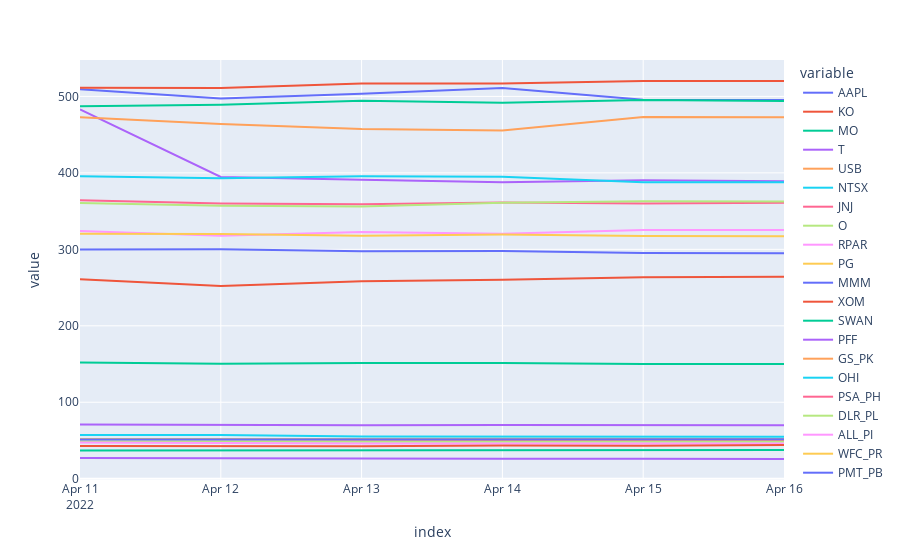

Write notebook code for a chart like this one.
### Code cell
fig = item_df.plot()
fig.show()

### Figure 1 — Plotly figure (JSON) as saved in the notebook; plotly's stock layout.template omitted (floating-point values rounded to 4 significant figures)
{"data": [{"hovertemplate": "variable=AAPL<br>index=%{x}<br>value=%{y}<extra></extra>", "legendgroup": "AAPL", "line": {"color": "#636efa", "dash": "solid"}, "marker": {"symbol": "circle"}, "mode": "lines", "name": "AAPL", "orientation": "v", "showlegend": true, "type": "scatter", "x": ["2022-04-11", "2022-04-12", "2022-04-13", "2022-04-14", "2022-04-15", "2022-04-16"], "xaxis": "x", "y": [509.4, 497.1, 503.4, 510.9, 495.5, 495.2], "yaxis": "y"}, {"hovertemplate": "variable=KO<br>index=%{x}<br>value=%{y}<extra></extra>", "legendgroup": "KO", "line": {"color": "#EF553B", "dash": "solid"}, "marker": {"symbol": "circle"}, "mode": "lines", "name": "KO", "orientation": "v", "showlegend": true, "type": "scatter", "x": ["2022-04-11", "2022-04-12", "2022-04-13", "2022-04-14", "2022-04-15", "2022-04-16"], "xaxis": "x", "y": [511.2, 511.1, 516.8, 516.8, 520.2, 520], "yaxis": "y"}, {"hovertemplate": "variable=MO<br>index=%{x}<br>value=%{y}<extra></extra>", "legendgroup": "MO", "line": {"color": "#00cc96", "dash": "solid"}, "marker": {"symbol": "circle"}, "mode": "lines", "name": "MO", "orientation": "v", "showlegend": true, "type": "scatter", "x": ["2022-04-11", "2022-04-12", "2022-04-13", "2022-04-14", "2022-04-15", "2022-04-16"], "xaxis": "x", "y": [487.0, 489.1, 494.3, 491.9, 495.3, 494.1], "yaxis": "y"}, {"hovertemplate": "variable=T<br>index=%{x}<br>value=%{y}<extra></extra>", "legendgroup": "T", "line": {"color": "#ab63fa", "dash": "solid"}, "marker": {"symbol": "circle"}, "mode": "lines", "name": "T", "orientation": "v", "showlegend": true, "type": "scatter", "x": ["2022-04-11", "2022-04-12", "2022-04-13", "2022-04-14", "2022-04-15", "2022-04-16"], "xaxis": "x", "y": [483, 394.6, 391.1, 387.8, 390.4, 389.2], "yaxis": "y"}, {"hovertemplate": "variable=USB<br>index=%{x}<br>value=%{y}<extra></extra>", "legendgroup": "USB", "line": {"color": "#FFA15A", "dash": "solid"}, "marker": {"symbol": "circle"}, "mode": "lines", "name": "USB", "orientation": "v", "showlegend": true, "type": "scatter", "x": ["2022-04-11", "2022-04-12", "2022-04-13", "2022-04-14", "2022-04-15", "2022-04-16"], "xaxis": "x", "y": [472.9, 464.0, 457.4, 455.6, 473.0, 472.8], "yaxis": "y"}, {"hovertemplate": "variable=NTSX<br>index=%{x}<br>value=%{y}<extra></extra>", "legendgroup": "NTSX", "line": {"color": "#19d3f3", "dash": "solid"}, "marker": {"symbol": "circle"}, "mode": "lines", "name": "NTSX", "orientation": "v", "showlegend": true, "type": "scatter", "x": ["2022-04-11", "2022-04-12", "2022-04-13", "2022-04-14", "2022-04-15", "2022-04-16"], "xaxis": "x", "y": [395.5, 392.9, 395.5, 395, 387.7, 387.7], "yaxis": "y"}, {"hovertemplate": "variable=JNJ<br>index=%{x}<br>value=%{y}<extra></extra>", "legendgroup": "JNJ", "line": {"color": "#FF6692", "dash": "solid"}, "marker": {"symbol": "circle"}, "mode": "lines", "name": "JNJ", "orientation": "v", "showlegend": true, "type": "scatter", "x": ["2022-04-11", "2022-04-12", "2022-04-13", "2022-04-14", "2022-04-15", "2022-04-16"], "xaxis": "x", "y": [364.2, 359.9, 359, 361.2, 360.1, 361], "yaxis": "y"}, {"hovertemplate": "variable=O<br>index=%{x}<br>value=%{y}<extra></extra>", "legendgroup": "O", "line": {"color": "#B6E880", "dash": "solid"}, "marker": {"symbol": "circle"}, "mode": "lines", "name": "O", "orientation": "v", "showlegend": true, "type": "scatter", "x": ["2022-04-11", "2022-04-12", "2022-04-13", "2022-04-14", "2022-04-15", "2022-04-16"], "xaxis": "x", "y": [360.6, 356.9, 356, 360.9, 362.9, 362.6], "yaxis": "y"}, {"hovertemplate": "variable=RPAR<br>index=%{x}<br>value=%{y}<extra></extra>", "legendgroup": "RPAR", "line": {"color": "#FF97FF", "dash": "solid"}, "marker": {"symbol": "circle"}, "mode": "lines", "name": "RPAR", "orientation": "v", "showlegend": true, "type": "scatter", "x": ["2022-04-11", "2022-04-12", "2022-04-13", "2022-04-14", "2022-04-15", "2022-04-16"], "xaxis": "x", "y": [324.1, 317.7, 322.6, 320.5, 325.4, 325.4], "yaxis": "y"}, {"hovertemplate": "variable=PG<br>index=%{x}<br>value=%{y}<extra></extra>", "legendgroup": "PG", "line": {"color": "#FECB52", "dash": "solid"}, "marker": {"symbol": "circle"}, "mode": "lines", "name": "PG", "orientation": "v", "showlegend": true, "type": "scatter", "x": ["2022-04-11", "2022-04-12", "2022-04-13", "2022-04-14", "2022-04-15", "2022-04-16"], "xaxis": "x", "y": [320.5, 320, 317.9, 319.4, 317.3, 317.1], "yaxis": "y"}, {"hovertemplate": "variable=MMM<br>index=%{x}<br>value=%{y}<extra></extra>", "legendgroup": "MMM", "line": {"color": "#636efa", "dash": "solid"}, "marker": {"symbol": "circle"}, "mode": "lines", "name": "MMM", "orientation": "v", "showlegend": true, "type": "scatter", "x": ["2022-04-11", "2022-04-12", "2022-04-13", "2022-04-14", "2022-04-15", "2022-04-16"], "xaxis": "x", "y": [299.6, 300.1, 297.6, 298.0, 295.2, 294.8], "yaxis": "y"}, {"hovertemplate": "variable=XOM<br>index=%{x}<br>value=%{y}<extra></extra>", "legendgroup": "XOM", "line": {"color": "#EF553B", "dash": "solid"}, "marker": {"symbol": "circle"}, "mode": "lines", "name": "XOM", "orientation": "v", "showlegend": true, "type": "scatter", "x": ["2022-04-11", "2022-04-12", "2022-04-13", "2022-04-14", "2022-04-15", "2022-04-16"], "xaxis": "x", "y": [260.9, 252, 258.3, 260.2, 263.6, 264.3], "yaxis": "y"}, {"hovertemplate": "variable=SWAN<br>index=%{x}<br>value=%{y}<extra></extra>", "legendgroup": "SWAN", "line": {"color": "#00cc96", "dash": "solid"}, "marker": {"symbol": "circle"}, "mode": "lines", "name": "SWAN", "orientation": "v", "showlegend": true, "type": "scatter", "x": ["2022-04-11", "2022-04-12", "2022-04-13", "2022-04-14", "2022-04-15", "2022-04-16"], "xaxis": "x", "y": [152, 150.3, 151.2, 151.3, 150, 150], "yaxis": "y"}, {"hovertemplate": "variable=PFF<br>index=%{x}<br>value=%{y}<extra></extra>", "legendgroup": "PFF", "line": {"color": "#ab63fa", "dash": "solid"}, "marker": {"symbol": "circle"}, "mode": "lines", "name": "PFF", "orientation": "v", "showlegend": true, "type": "scatter", "x": ["2022-04-11", "2022-04-12", "2022-04-13", "2022-04-14", "2022-04-15", "2022-04-16"], "xaxis": "x", "y": [71, 70.26, 70, 70.28, 69.9, 69.9], "yaxis": "y"}, {"hovertemplate": "variable=GS_PK<br>index=%{x}<br>value=%{y}<extra></extra>", "legendgroup": "GS_PK", "line": {"color": "#FFA15A", "dash": "solid"}, "marker": {"symbol": "circle"}, "mode": "lines", "name": "GS_PK", "orientation": "v", "showlegend": true, "type": "scatter", "x": ["2022-04-11", "2022-04-12", "2022-04-13", "2022-04-14", "2022-04-15", "2022-04-16"], "xaxis": "x", "y": [52.06, 51.74, 52.1, 52.3, 51.96, 51.96], "yaxis": "y"}, {"hovertemplate": "variable=OHI<br>index=%{x}<br>value=%{y}<extra></extra>", "legendgroup": "OHI", "line": {"color": "#19d3f3", "dash": "solid"}, "marker": {"symbol": "circle"}, "mode": "lines", "name": "OHI", "orientation": "v", "showlegend": true, "type": "scatter", "x": ["2022-04-11", "2022-04-12", "2022-04-13", "2022-04-14", "2022-04-15", "2022-04-16"], "xaxis": "x", "y": [57.26, 57.02, 55.3, 55, 55.3, 54.82], "yaxis": "y"}, {"hovertemplate": "variable=PSA_PH<br>index=%{x}<br>value=%{y}<extra></extra>", "legendgroup": "PSA_PH", "line": {"color": "#FF6692", "dash": "solid"}, "marker": {"symbol": "circle"}, "mode": "lines", "name": "PSA_PH", "orientation": "v", "showlegend": true, "type": "scatter", "x": ["2022-04-11", "2022-04-12", "2022-04-13", "2022-04-14", "2022-04-15", "2022-04-16"], "xaxis": "x", "y": [52.04, 51.06, 51, 50.78, 50.68, 50.68], "yaxis": "y"}, {"hovertemplate": "variable=DLR_PL<br>index=%{x}<br>value=%{y}<extra></extra>", "legendgroup": "DLR_PL", "line": {"color": "#B6E880", "dash": "solid"}, "marker": {"symbol": "circle"}, "mode": "lines", "name": "DLR_PL", "orientation": "v", "showlegend": true, "type": "scatter", "x": ["2022-04-11", "2022-04-12", "2022-04-13", "2022-04-14", "2022-04-15", "2022-04-16"], "xaxis": "x", "y": [48.92, 48.4, 48.24, 48.44, 48.18, 48.18], "yaxis": "y"}, {"hovertemplate": "variable=ALL_PI<br>index=%{x}<br>value=%{y}<extra></extra>", "legendgroup": "ALL_PI", "line": {"color": "#FF97FF", "dash": "solid"}, "marker": {"symbol": "circle"}, "mode": "lines", "name": "ALL_PI", "orientation": "v", "showlegend": true, "type": "scatter", "x": ["2022-04-11", "2022-04-12", "2022-04-13", "2022-04-14", "2022-04-15", "2022-04-16"], "xaxis": "x", "y": [47.22, 46.34, 46.08, 46, 46.16, 46.16], "yaxis": "y"}, {"hovertemplate": "variable=WFC_PR<br>index=%{x}<br>value=%{y}<extra></extra>", "legendgroup": "WFC_PR", "line": {"color": "#FECB52", "dash": "solid"}, "marker": {"symbol": "circle"}, "mode": "lines", "name": "WFC_PR", "orientation": "v", "showlegend": true, "type": "scatter", "x": ["2022-04-11", "2022-04-12", "2022-04-13", "2022-04-14", "2022-04-15", "2022-04-16"], "xaxis": "x", "y": [51.96, 51.72, 51.7, 51.86, 51.66, 51.66], "yaxis": "y"}, {"hovertemplate": "variable=PMT_PB<br>index=%{x}<br>value=%{y}<extra></extra>", "legendgroup": "PMT_PB", "line": {"color": "#636efa", "dash": "solid"}, "marker": {"symbol": "circle"}, "mode": "lines", "name": "PMT_PB", "orientation": "v", "showlegend": true, "type": "scatter", "x": ["2022-04-11", "2022-04-12", "2022-04-13", "2022-04-14", "2022-04-15", "2022-04-16"], "xaxis": "x", "y": [51.39, 51.26, 51.68, 51.78, 51.68, 51.68], "yaxis": "y"}, {"hovertemplate": "variable=ARCC<br>index=%{x}<br>value=%{y}<extra></extra>", "legendgroup": "ARCC", "line": {"color": "#EF553B", "dash": "solid"}, "marker": {"symbol": "circle"}, "mode": "lines", "name": "ARCC", "orientation": "v", "showlegend": true, "type": "scatter", "x": ["2022-04-11", "2022-04-12", "2022-04-13", "2022-04-14", "2022-04-15", "2022-04-16"], "xaxis": "x", "y": [42.94, 42.42, 42.42, 43.4, 43.24, 44.08], "yaxis": "y"}, {"hovertemplate": "variable=HTGC<br>index=%{x}<br>value=%{y}<extra></extra>", "legendgroup": "HTGC", "line": {"color": "#00cc96", "dash": "solid"}, "marker": {"symbol": "circle"}, "mode": "lines", "name": "HTGC", "orientation": "v", "showlegend": true, "type": "scatter", "x": ["2022-04-11", "2022-04-12", "2022-04-13", "2022-04-14", "2022-04-15", "2022-04-16"], "xaxis": "x", "y": [36.9, 36.96, 36.56, 37.28, 37.5, 37.5], "yaxis": "y"}, {"hovertemplate": "variable=PGX<br>index=%{x}<br>value=%{y}<extra></extra>", "legendgroup": "PGX", "line": {"color": "#ab63fa", "dash": "solid"}, "marker": {"symbol": "circle"}, "mode": "lines", "name": "PGX", "orientation": "v", "showlegend": true, "type": "scatter", "x": ["2022-04-11", "2022-04-12", "2022-04-13", "2022-04-14", "2022-04-15", "2022-04-16"], "xaxis": "x", "y": [26.94, 26.4, 25.88, 26, 26, 25.78], "yaxis": "y"}, {"hovertemplate": "variable=WBD<br>index=%{x}<br>value=%{y}<extra></extra>", "legendgroup": "WBD", "line": {"color": "#FFA15A", "dash": "solid"}, "marker": {"symbol": "circle"}, "mode": "lines", "name": "WBD", "orientation": "v", "showlegend": true, "type": "scatter", "x": ["2022-04-11", "2022-04-12", "2022-04-13", "2022-04-14", "2022-04-15", "2022-04-16"], "xaxis": "x", "y": [null, null, null, null, null, 100.2], "yaxis": "y"}], "layout": {"legend": {"title": {"text": "variable"}, "tracegroupgap": 0}, "margin": {"t": 60}, "xaxis": {"anchor": "y", "domain": [0, 1], "title": {"text": "index"}}, "yaxis": {"anchor": "x", "domain": [0, 1], "title": {"text": "value"}}}}
